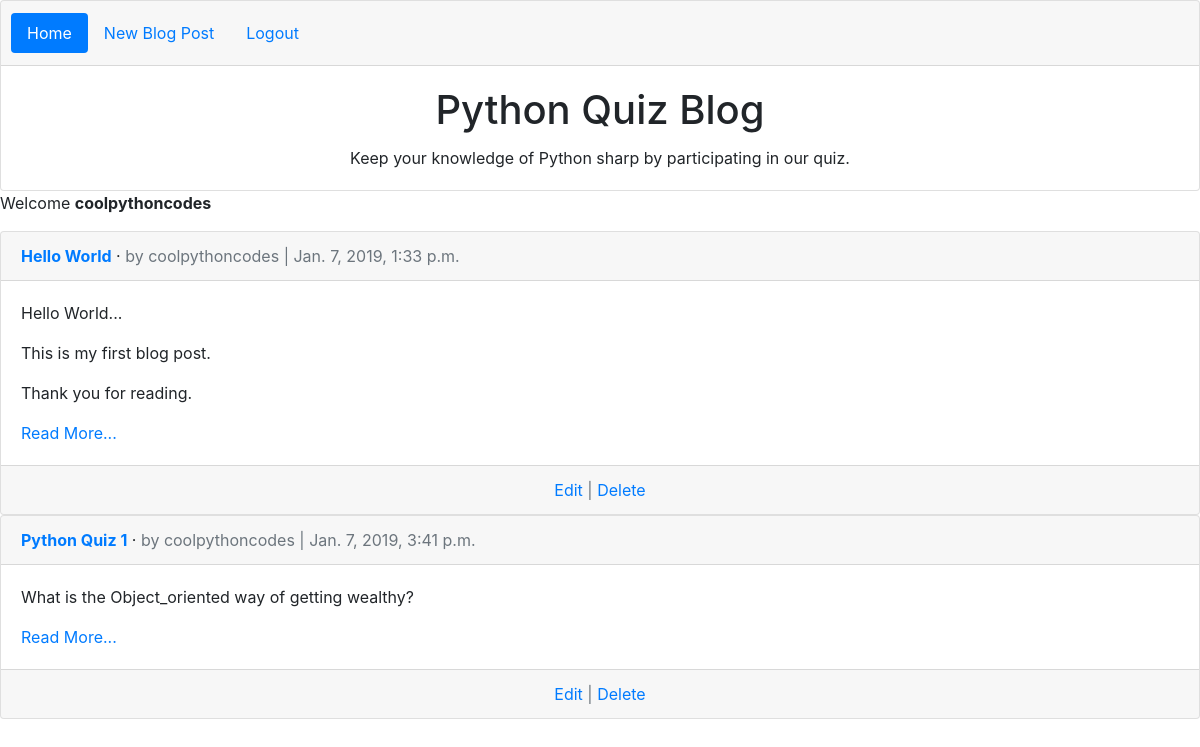
The app's page / (signed in) with its own data.
### blog/models.py (models this page shows, shortened)
class BlogPost(models.Model):
    title = models.CharField(max_length=200)
    author = models.ForeignKey('auth.User',on_delete=models.CASCADE,)
    body = models.TextField()
    date = models.DateTimeField(auto_now_add=True)

### blog/views.py (the view)
# urls.py: path('', views.BlogListView.as_view(), name='home'),
class BlogListView(ListView):
    model = BlogPost
    template_name = "home.html"

### template/home.html (shortened to what this page needs)
{% extends "base.html" %}
{%block content%}
   {% for post in object_list %}
        <div class="card">
            <div class="card-header">
                <span class="font-weight-bold"><a href="{% url 'post_detail' post.pk %}">{{ post.title }}</a></span> &middot;
                <span class="text-muted">by {{post.author}} | {{post.date}}</span>
            </div>
            <div class="card-body">
                {{post.body|linebreaks}}
                <a href="{% url 'post_detail' post.pk %}">Read More...</a>
            </div>
            {% if user.is_authenticated %}
            <div class="card-footer text-center text-muted">
                <a href="{% url 'post_update' post.pk %}">Edit</a> | <a href="{% url 'post_delete' post.pk %}">Delete</a>
            </div>
            {% endif %}
        </div>
    {% endfor %}
{%endblock content%}

### template/base.html (shortened to what this page needs)
<!DOCTYPE html>
<html lang="en">
<head>
    <link rel="stylesheet" href="https://stackpath.bootstrapcdn.com/bootstrap/4.1.3/css/bootstrap.min.css">
</head>
<body>
        <div class="card text-center">
                <div class="card-header">
                  <ul class="nav nav-pills card-header-pills">
                    <li class="nav-item">
                        <a class="nav-link active" href="{% url 'home' %}">Home</a>
                    </li>
                    {% if user.is_authenticated %}
                    <li class="nav-item">
                        <a class="nav-link right" href="{% url 'post_new' %}"> New Blog Post</a>
                    </li>
                    <li class="nav-item">
                        <a class="nav-link right" href="{% url 'logout' %}"> Logout</a>
                    </li>
                    {% endif %}
                  </ul>
                </div>
                <div class="card-body">
                  <h1 class="card-title">Python Quiz Blog</h1>
                  <p class="card-text">Keep your knowledge of Python sharp by participating in our quiz.</p>
                </div>
              </div>
    {% if user.is_authenticated %}
    <p>Welcome <strong>{{user.username}}</strong></p>
    {% endif %}
   {%block content%}
   {%endblock content%}
</body>
</html>

### records on screen
BlogPost: title "Hello World", author "coolpythoncodes", date "Jan. 7, 2019, 1:33 p.m.", body "Hello World... This is my first blog post. Thank you for reading."
BlogPost: title "Python Quiz 1", author "coolpythoncodes", date "Jan. 7, 2019, 3:41 p.m.", body "What is the Object_oriented way of getting wealthy?"

### other values on screen
{{ user.username }} "coolpythoncodes"
